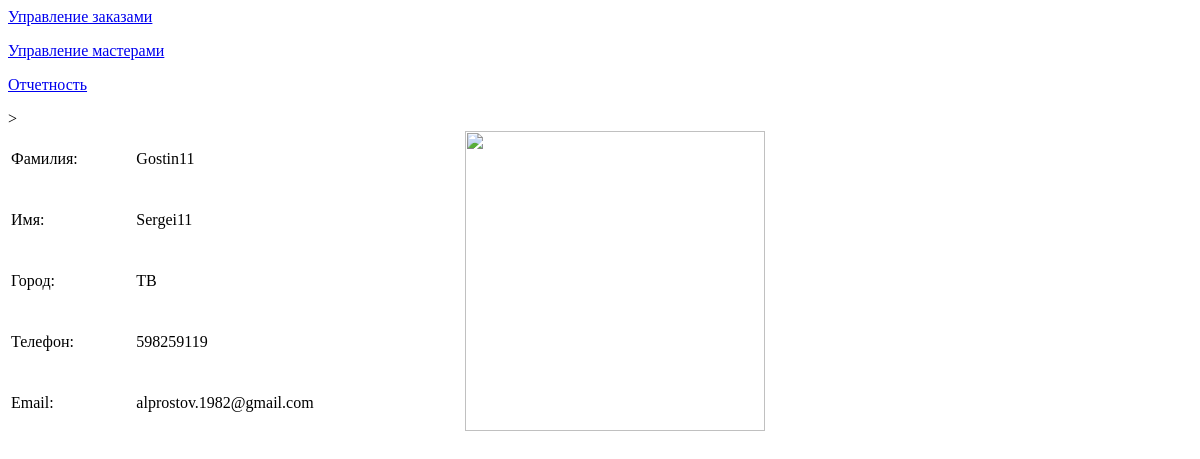
The app's page /list_repair/20, older data.
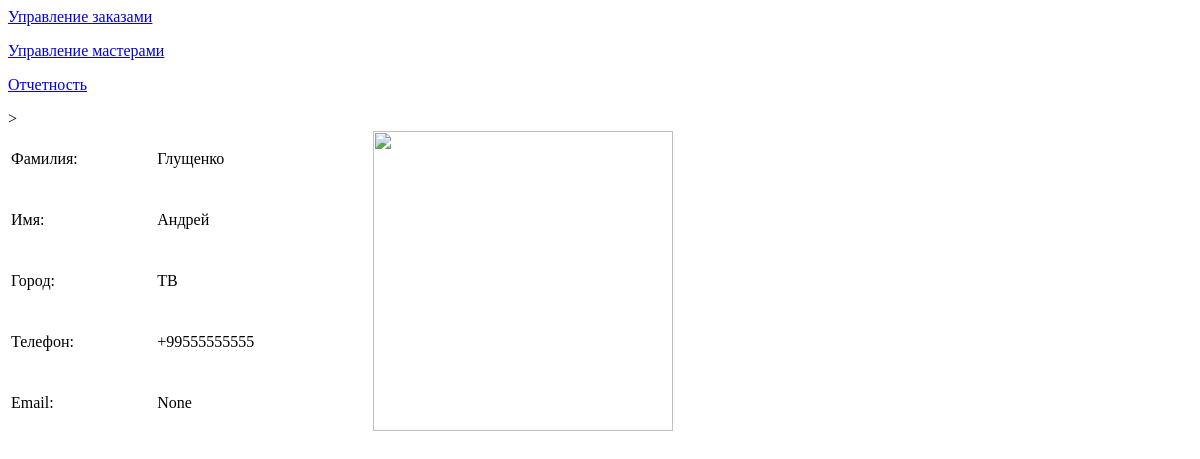
The same page, newer data.
### app_site/models.py (models this page shows, shortened)
class RepairerList(models.Model):
    name = models.CharField(max_length=100, verbose_name='Имя')
    s_name = models.CharField(max_length=100, null=True, verbose_name='Фамилия')
    phone = models.CharField(validators=[phoneNumberRegex], max_length=16, unique=True, verbose_name='Телефон')
    city = models.CharField(max_length=2, choices=CITY_CHOICES,  default='TB')
    email = models.EmailField(max_length=200, null=True, blank=True, verbose_name='Электронная почта')
    foto = models.ImageField(upload_to="images/",  null=True, blank=True, verbose_name='Фотография:')
    active = models.BooleanField(default=False)
    rating_sum = models.IntegerField(default=0, blank=True, null=True)
    rating_num = models.IntegerField(default=0, blank=True, null=True)

### app_site/views.py (the view)
# urls.py: path('list_repair/<int:pk>', RepaierD.as_view(), name='datail_repair'),
class RepaierD(DetailView):
    model = RepairerList
    template_name = 'repaier_detail.html'
    context_object_name = 'rep'

### templates/repaier_detail.html
{% extends 'flatpages/default.html' %}
{% block body %}
<table  width="1000">
<tr><td>Фамилия: </td><td>{{ rep.s_name}}</td><td><td rowspan = 5><img src="../media/{{ rep.foto|default:'images/1.jpg' }}" width="300"> </td>></tr>
<tr><td>Имя: </td><td>{{ rep.name}}</td></tr>
<tr><td>Город: </td><td>{{ rep.city}}</td></tr>
<tr><td>Телефон: </td><td>{{ rep.phone}}</td></tr>
<tr><td>Email: </td><td>{{ rep.email}}</td></tr>
</table>
{% endblock body %}

Row changes from the older to the newer data that the page shows:
changed RepairerList "TB": s_name "Gostin11" → "Глущенко"; name "Sergei11" → "Андрей"; phone "598259119" → "+99555555555"; email "alprostov.1982@gmail.com" → "None"
